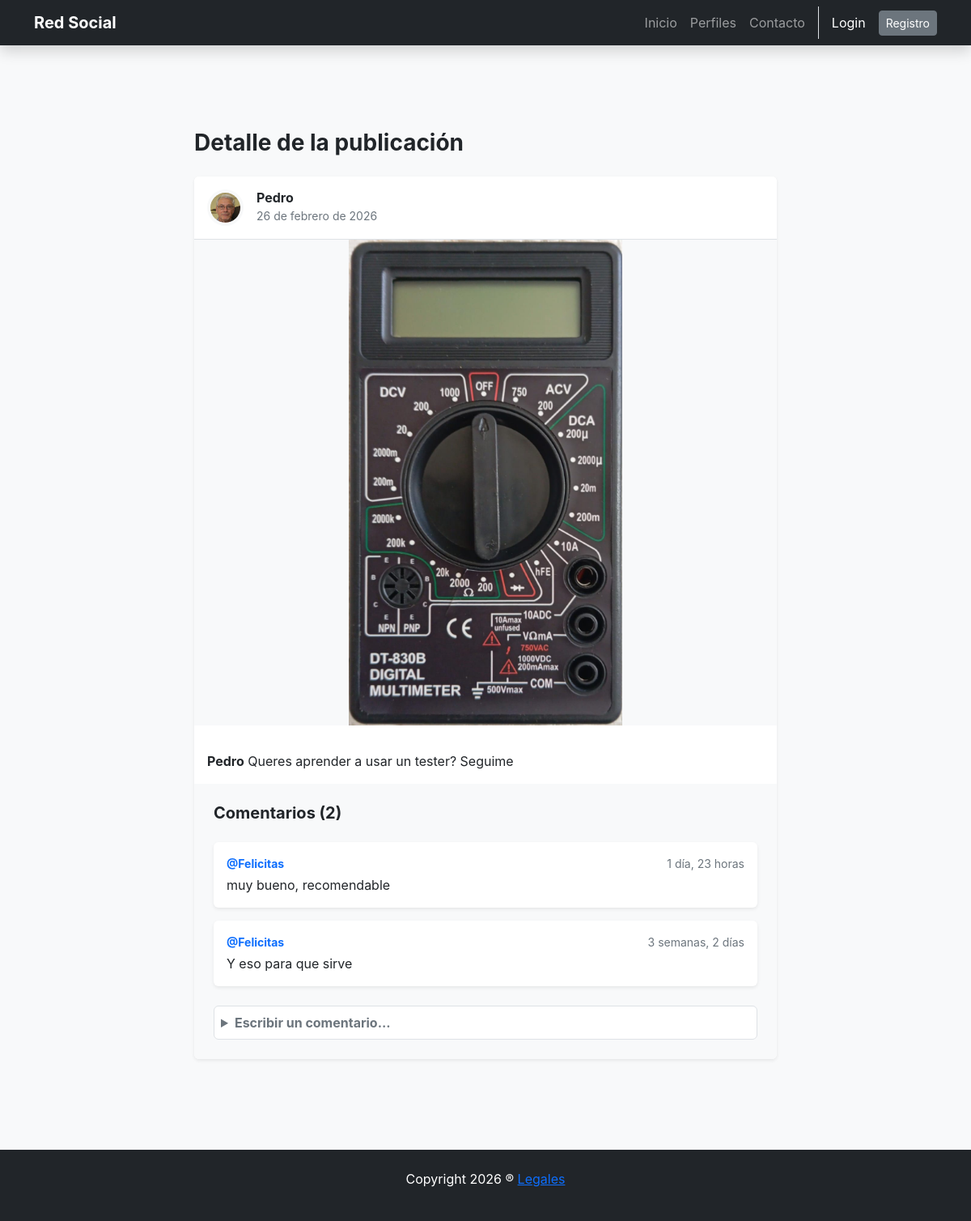
Screenshot of /posts/5/ with the database file from the repository.
### posts/models.py (models this page shows, shortened)
class Post(models.Model):
    user = models.ForeignKey(User, on_delete=models.CASCADE, related_name='posts', verbose_name='Usuario')
    image = models.ImageField(upload_to='posts_images/', verbose_name='Imagen')
    caption = models.TextField(max_length=500, blank=True, verbose_name='Descripcion')
    created_at = models.DateField(auto_now_add=True, verbose_name='Fecha de publicacion')
    likes = models.ManyToManyField(User, related_name='liked_posts', blank=True, verbose_name='Cantidad de Likes')
    class Meta:
        verbose_name = 'Post'
        verbose_name_plural = 'Posts'

class Comment(models.Model):
    post = models.ForeignKey(Post, verbose_name='Post al que pertenece el comentario', on_delete=models.CASCADE, related_name='comments')
    user = models.ForeignKey(User, verbose_name='Autor', on_delete=models.CASCADE, related_name='comments')
    text = models.TextField(verbose_name='Contenido del comentario', max_length=300)
    created_at = models.DateTimeField(auto_now_add=True, verbose_name='Fecha de creacion')
    class Meta:
        verbose_name = 'Comentario'
        verbose_name_plural = 'Comentarios'
        ordering = ['-created_at']

### profiles/models.py (models this page shows, shortened)
class UserProfile(models.Model):
    user = models.OneToOneField(User, on_delete=models.CASCADE, related_name='profile')
    profile_picture = models.ImageField('Imagen de perfil', upload_to='profile_picture/', blank=True, null=True)
    bio =models.TextField('Biografia', max_length=500, blank=True)
    birth_date = models.DateField('Fecha de nacimiento', null=True, blank=True)
    followers = models.ManyToManyField('self', symmetrical=False, related_name='following', through='Follow')
    class Meta:
        verbose_name = 'Perfil'
        verbose_name_plural = 'Pefiles'

### posts/views.py (the view, shortened to what this page needs)
# urls.py: path('posts/<pk>/', PostDetailView.as_view(), name ='post_detail'),
class PostDetailView(DetailView, CreateView):
    template_name = "posts/post_detail.html"
    model = Post
    context_object_name = 'post'
    form_class = CommentCreateForm

### RedSocial/templates/posts/post_detail.html (shortened to what this page needs)
{% extends "general/layout.html" %}
{% load crispy_forms_tags %}
{% block page_content %}
<div class="container mt-5 pb-5">
    <div class="row justify-content-center">
        <div class="col-12 col-md-8">
            <h1 class="h3 fw-bold mb-4">Detalle de la publicación</h1>
            <article class="card border-0 shadow-sm overflow-hidden">
                <div class="card-header bg-white border-bottom p-3">
                    <div class="d-flex align-items-center">
                        <div class="profile-img-container" style="width: 45px; height: 45px; margin: 0;">
                            <img src="{{ post.user.profile.profile_picture.url }}" class="profile-card-img" alt="{{ post.user.username }}">
                        </div>
                        <div class="ms-3">
                            <h6 class="mb-0 fw-bold">{{ post.user.username }}</h6>
                            <small class="text-muted">{{ post.created_at|date:"d \d\e F \d\e Y" }}</small>
                        </div>
                    </div>
                </div>
                {% if post.image %}
                    <img src="{{ post.image.url }}" class="img-fluid w-100" alt="Post image" style="max-height: 600px; object-fit: contain; background-color: #f8f9fa;">
                {% endif %}
                <div class="card-body">
                    <p class="card-text"><span class="fw-bold">{{ post.user.username }}</span> {{ post.caption }}</p>
                </div>
                <section class="card-footer bg-light border-0 p-4">
                    <h5 class="fw-bold mb-4">Comentarios ({{ post.comments.count }})</h5>
                    <div class="comment-list mb-4">
                        {% for comment in post.comments.all %}
                            <div class="bg-white p-3 rounded shadow-sm mb-3">
                                <div class="d-flex justify-content-between mb-1">
                                    <span class="fw-bold small text-primary">@{{ comment.user.username }}</span>
                                    <small class="text-muted">{{ comment.created_at|timesince }}</small>
                                </div>
                                <p class="mb-0">{{ comment.text }}</p>
                            </div>
                        {% empty %}
                            <p class="text-muted text-center italic">Todavía no hay comentarios. ¡Sé el primero!</p>
                        {% endfor %}
                    </div>
                    <div class="mt-4">
                        <details class="border rounded bg-white p-2">
                            <summary class="fw-bold text-secondary cursor-pointer" style="cursor: pointer;"> Escribir un comentario...</summary>
                        </details>
                    </div>
                </section>
            </article>
        </div>
    </div>
</div>
{% endblock %}

### static/css/style.css (style rules this page uses)
.card { transition: transform 0.2s; }
body { background-color: #f8f9fa; font-family: 'Inter', system-ui, -apple-system, sans-serif; }
.profile-img-container { width: 120px; height: 120px; margin: 15px auto; border-radius: 50%; overflow: hidden; border: 4px solid #f8f9fa; display: flex; align-items: center; justify-content: center; background-color: #eee; }
.profile-card-img { width: 100%; height: 100%; object-fit: cover; display: block; }

### rows the page displays
Post: user.profile.profile_picture (picture), user.username "Pedro", created_at "26 de febrero de 2026", image (picture), caption "Queres aprender a usar un tester? Seguime", comments.count "2"
Comment: user.username "Felicitas", created_at "1 día, 23 horas", text "muy bueno, recomendable"
Comment: user.username "Felicitas", created_at "3 semanas, 2 días", text "Y eso para que sirve"
